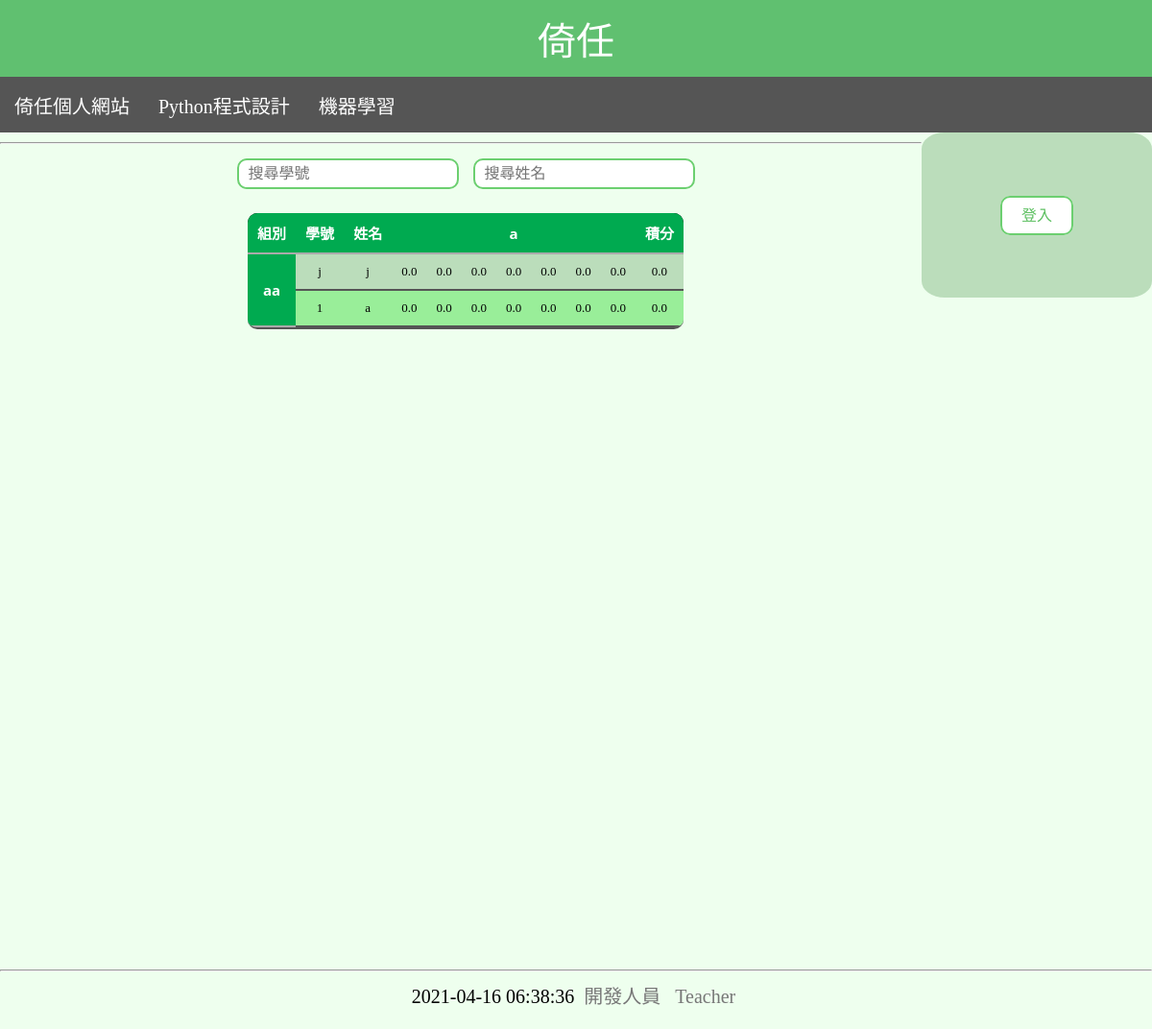
The page /myml/ on the database as committed earlier.
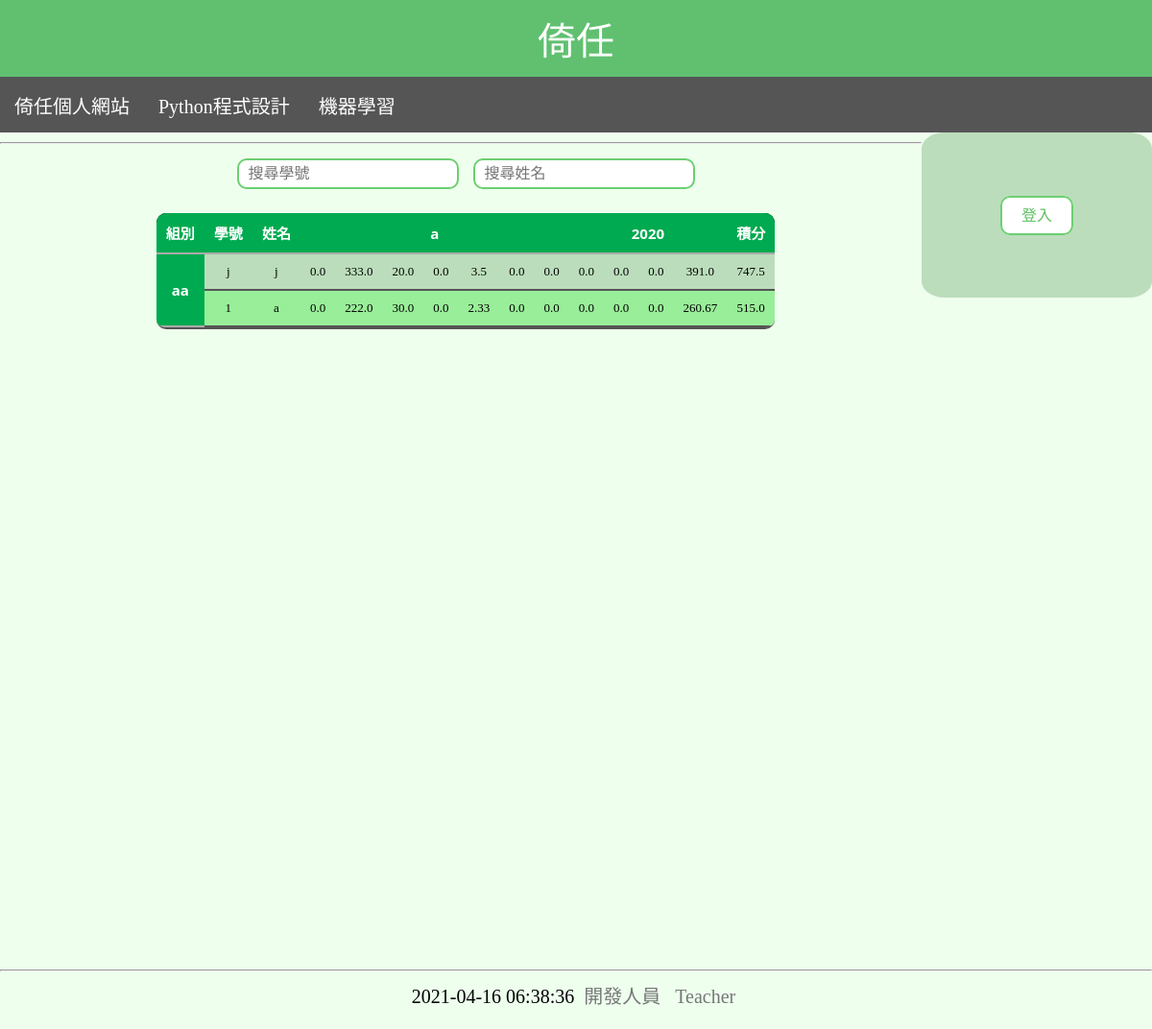
The same page on the database as committed later.
### mainsite/models.py (models this page shows, shortened)
class Week(models.Model):
    name=models.CharField(max_length=20 ,unique=True)
    nums=models.IntegerField(null=True)

### mainsite/views.py (the view)
# urls.py: path('myml/', myml),
def myml(request):
    if 'userid' in request.session:
        userid=request.session['userid']
        course=request.session['course']
        name=request.session['name']
    now=datetime.now()
    teamsum=Team.objects.all().aggregate(Count('name'))["name__count"]                    #這是組數
    weeksum=Week.objects.all().aggregate(Count('name'))["name__count"]                    #week數
    teams=Team.objects.all().order_by('id').values()
    weeks=Week.objects.all().order_by('id').values()
    weeknums=[]
    for w in weeks:
        weeknums.append(w['nums'])
    tol=[]
    memid=[]
    members=[]
    tolsum=[]
    sesuser=[]
    for j in range(teamsum):
        memid.append([])
        members.append([])
        tolsum.append([])
        sesuser.append([])
    for j in range(teamsum):
            locteamuser=User.objects.filter(team=teams[j]['id']).order_by('id').values()
            mem=User.objects.filter(team=teams[j]['id']).aggregate(Count('name'))["name__count"]
            for k in range(mem):
                score=biweekly.objects.filter(stu=locteamuser[k]['id']).values()
                memid[j].append(locteamuser[k]['userid'])
                members[j].append(locteamuser[k]['name'])                                             #這 members 做出來是(組數，組員name)
                tolsum[j].append(0)
                if 'userid' in request.session:
                    if locteamuser[k]['userid']==userid:
                        sesuser[j].append('style="background-color:#ff8888;"')
                    else:
                        sesuser[j].append('')
    for i in range(weeksum):
        tol.append([])
        for j in range(teamsum):
            locteamuser=User.objects.filter(team=teams[j]['id']).order_by('id').values()
            mem=User.objects.filter(team=teams[j]['id']).aggregate(Count('name'))["name__count"]
            tol[i].append([])
            for k in range(mem):
                tol[i][j].append([])
    for i in range(weeksum):
        for j in range(teamsum):
            locteamuser=User.objects.filter(team=teams[j]['id']).order_by('id').values()
            mem=User.objects.filter(team=teams[j]['id']).aggregate(Count('name'))["name__count"]
            for k in range(mem):
                score=biweekly.objects.filter(stu=locteamuser[k]['id'],week=weeks[i]['id']).order_by('num').values()
                for s in range(weeknums[i]):
                    tol[i][j][k].append(score[s]['sco'])          #這 tol 做出來是(週數，組數，組員樹，四題的分數)
                    tolsum[j][k]=tolsum[j][k]+score[s]['sco']
    if 'userid' in request.session:
        table=[]
        for j in range(len(members)):
            table.append(f'''<tr {sesuser[j][0]}>
                        <th rowspan={len(members[j])}>{teams[j]['name']}</th>
                        <td>{memid[j][0]}</td>
                        <td>{members[j][0]}</td>
                        ''')
            for a in range(weeksum):
                    for b in range(weeknums[a]):
                        table.append(f'<td>{tol[a][j][0][b]}</td>')
            table.append(f'<td>{tolsum[j][0]}</td></tr>')
            for i in range(1,len(members[j])):
                table.append(f'''<tr {sesuser[j][i]}>
                <td>{memid[j][i]}</td>
                <td>{members[j][i]}</td>
                ''')
                for a in range(weeksum):
                    for b in range(weeknums[a]):
                        table.append(f'<td>{tol[a][j][i][b]}</td>')
                table.append(f'<td>{tolsum[j][i]}</td></tr>')
        table=''.join(table)
    else:
        table=[]
        for j in range(len(members)):
            table.append(f'''<tr>
                        <th rowspan={len(members[j])}>{teams[j]['name']}</th>
                        <td>{memid[j][0]}</td>
                        <td>{members[j][0]}</td>
                        ''')
            for a in range(weeksum):
                    for b in range(weeknums[a]):
                        table.append(f'<td>{tol[a][j][0][b]}</td>')
            table.append(f'<td>{tolsum[j][0]}</td></tr>')
            for i in range(1,len(members[j])):
                table.append(f'''<tr>
                <td>{memid[j][i]}</td>
                <td>{members[j][i]}</td>
                ''')
                for a in range(weeksum):
                    for b in range(weeknums[a]):
                        table.append(f'<td>{tol[a][j][i][b]}</td>')
                table.append(f'<td>{tolsum[j][i]}</td></tr>')
        table=''.join(table)
    return TemplateResponse(request, 'myml.html', locals())

### templates/myml.html (shortened to what this page needs)
{% extends "base.html" %}
{% block content %}
<input onkeyup="searchname();" id="sid" name="sid" placeholder="搜尋學號"/>
<input onkeyup="searchname();" id="sname" name="sname" placeholder="搜尋姓名"/>
<br>
<table id='score' style="text-align: center;display: inline-block;">
    <tr>
    <th>組別</th>
    <th>學號</th>
	<th>姓名</th>
    {% for i in weeks %}
        <th colspan="{{i.nums}}">{{i.name}}</th>
    {% endfor %}
    <th>積分</th>
    </tr>
    {{table | safe}}
</table>
{% endblock %}

### templates/base.html (shortened to what this page needs)
<!DOCTYPE html>
<html>
    <head>
    </head>
    <body style="background-color: #eeffee;width: 100%;">
        <div class="homed">
            <a href="/" class="home">倚任</a>
        </div>
        <ul class="menu;sidenav" id="menu">
            <li><a href="https://sites.google.com/site/yirenyeh/home?authuser=0" target="_blank">
                倚任個人網站</a></li>
            <li class="pydropl"><a class="pydrop" href="/mypy/">Python程式設計</a>
            </li>
            <li class="mldropl"><a class="mldrop" href="/myml/">機器學習</a>
            </li>
        </ul>{% if not no %}
        <div id="user">
            {% if userid %}
            你好，{{name}}<br>
            <a class="btn" href="/userpro/">個人資料</a>
            <a class="btn" href="/logout/">登出</a>
            {% else %}
            <a class="btn" href="/login/">登入</a>
            {% endif %}
        </div>{% endif %}
        <hr>
        <main id="main">
                {% block content %}{% endblock %}
        </main>
        <hr style="margin-top: 50px;"/>
        <div style="text-align: center;min-height: 50px;">
            {{now}}   <a class="bottonbut" href="/admin/">開發人員</a> <a class="bottonbut" href='/teacher/'>Teacher</a>
        </div>
    </body>
</html>

Rows that differ between the two databases and show on the page:
added Week: name "2020"
Other text that changed with them:
{{ table | safe }}: "aa j j 0.0 0.0 0.0 0.0 0.0 0.0 0.0 0.0 1 a 0.0 0.0 0.0 0.0 0.0 0.0 0.0 0.0" → "aa j j 0.0 333.0 20.0 0.0 3.5 0.0 0.0 0.0 0.0 0.0 391.0 747.5 1 a 0.0 222.0 30.0 0.0 2.33 0.0 0.0 0.0 0.0 0.0 260.67 515.0"
